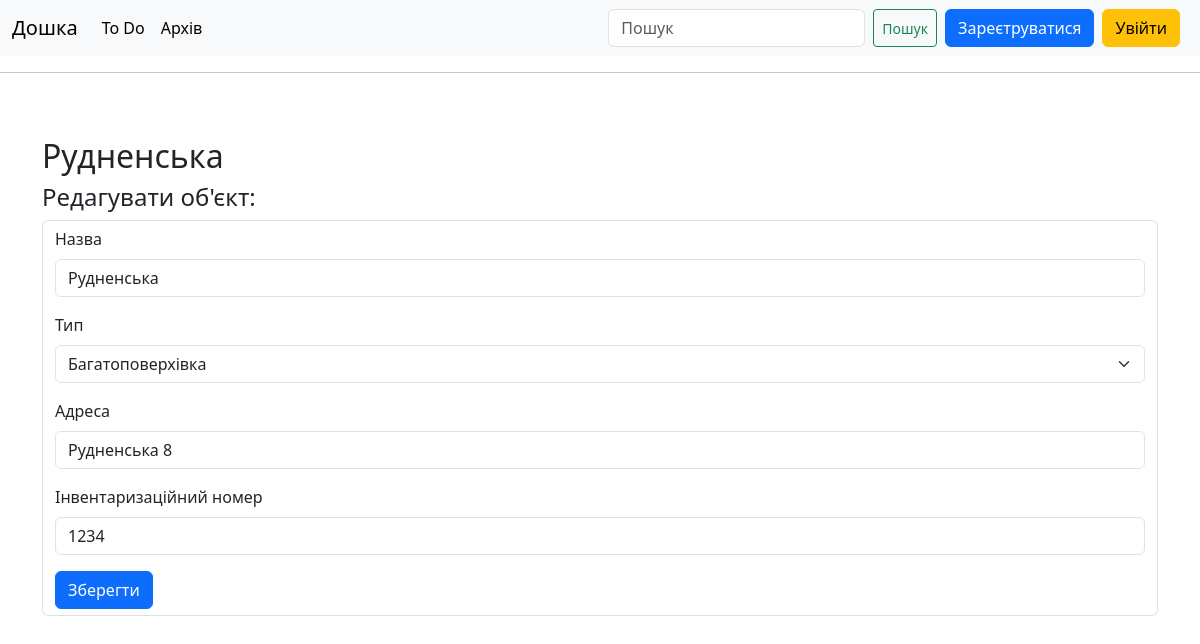
The app's page /edit_subject/1 with its own data.
### bord/models.py (models this page shows, shortened)
class Subject(models.Model):
    class TypeOfSubject(models.TextChoices):
        BUILDING = 'BU', _('Багатоповерхівка')
        COMMERCE = 'CO', _('Будівля')
        GARAGE = 'GA', _('Гараж')
        HOUSE = 'HO', _('Особняк')
        APARTMENT = 'AP', _('Квартира')
        KEV = 'KE', _('КЕВ')
        QUARTERS = 'QU', _('Нежитлове приміщення')
        UNFINISHED = 'UF', _('Незавершене')
        SUMMERHOUSE = 'SH', _('Садовий будинок')
    class Priority(models.TextChoices):
        HIGH = 'AA', _('Високий')
        NORMAL = 'BB', _('Звичайний')
        LOW = 'CC', _('Низький')
    name = models.CharField(max_length=200)
    type = models.CharField(max_length=2, choices=TypeOfSubject.choices, default=TypeOfSubject.HOUSE)
    priority = models.CharField(max_length=3, choices=Priority.choices, default=Priority.NORMAL)
    archived = models.BooleanField(default=False)
    address = models.CharField(max_length=200, blank=True)
    invent_number = models.CharField(max_length=10, blank=True)
    measured = models.BooleanField(default=False)
    drawn = models.BooleanField(default=False)
    calculated = models.BooleanField(default=False)
    typed = models.BooleanField(default=False)
    numbered = models.BooleanField(default=False)
    done = models.BooleanField(default=False)
    date_added = models.DateTimeField(auto_now_add=True)
    def __str__(self):
        return self.name

### bord/views.py (the view)
# urls.py: path('edit_subject/<int:subject_id>', views.edit_subject, name='edit_subject'),
def edit_subject(request, subject_id):
    subject = Subject.objects.get(id=subject_id)
    if request.method != 'POST':
        form = SubjectForm(instance=subject)
    else:
        form = SubjectForm(instance=subject, data=request.POST)
        if form.is_valid():
            form.save()
            return redirect('bord:subject', subject_id=subject.id)
    context = {'subject': subject, 'form': form}
    return render(request, 'bord/edit_subject.html', context)

### bord/forms.py
class SubjectForm(forms.ModelForm):
    class Meta:
        model = Subject
        fields = ['name', 'type', 'address', 'invent_number']
        labels = {'name': 'Назва', 'type': 'Тип', 'address': 'Адреса', 'invent_number': 'Інвентаризаційний номер'}

### bord/templates/bord/edit_subject.html (shortened to what this page needs)
{% extends "bord/base.html" %}
{% load django_bootstrap5 %}
{% block content %}
    <h2>{{ subject }}</h2>
    <h4>Редагувати об'єкт:</h4>
    <form class="form-control" action="{% url 'bord:edit_subject' subject.id %}" method="post">
        {% bootstrap_form form %}
        {% block buttons %}
            <button class="btn btn-primary" name="submit">Зберегти</button>
        {% endblock buttons %}
    </form>
{% endblock content %}

### bord/templates/bord/base.html (style rules this page uses)
html, body, header, .carousel { height: 60vh; }

### records on screen
Subject: name "Рудненська", type "Багатоповерхівка", address "Рудненська 8", invent_number "1234"
